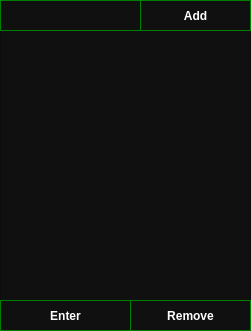
<?xml version="1.0" encoding="UTF-8"?>
<ui version="4.0">
 <class>mysubject</class>
 <widget class="QDialog" name="mysubject">
  <property name="geometry">
   <rect>
    <x>0</x>
    <y>0</y>
    <width>251</width>
    <height>331</height>
   </rect>
  </property>
  <property name="windowTitle">
   <string>Subject</string>
  </property>
  <property name="styleSheet">
   <string notr="true">QDialog {

 background: rgb(16, 16, 16); 
}
</string>
  </property>
  <widget class="QListWidget" name="listWidget">
   <property name="geometry">
    <rect>
     <x>0</x>
     <y>30</y>
     <width>251</width>
     <height>271</height>
    </rect>
   </property>
   <property name="styleSheet">
    <string notr="true">QListWidget {color:white;    
 
    background: rgb(16, 16, 16);
}</string>
   </property>
  </widget>
  <widget class="QLineEdit" name="lineEdit">
   <property name="geometry">
    <rect>
     <x>0</x>
     <y>0</y>
     <width>141</width>
     <height>31</height>
    </rect>
   </property>
   <property name="styleSheet">
    <string notr="true">QLineEdit {

	color:white;    
 
    background: rgb(16, 16, 16);

	border: 1px solid green;
   
}
</string>
   </property>
  </widget>
  <widget class="QPushButton" name="add_button">
   <property name="geometry">
    <rect>
     <x>140</x>
     <y>0</y>
     <width>111</width>
     <height>31</height>
    </rect>
   </property>
   <property name="font">
    <font>
     <bold>true</bold>
    </font>
   </property>
   <property name="styleSheet">
    <string notr="true">QPushButton {
 color:white;
 
background: rgb(16, 16, 16) ; 

border: 1px solid green;
}

QPushButton:hover {
	color:white;
     background-color: green;
    
}

</string>
   </property>
   <property name="text">
    <string>Add</string>
   </property>
  </widget>
  <widget class="QPushButton" name="enter_button">
   <property name="geometry">
    <rect>
     <x>0</x>
     <y>300</y>
     <width>131</width>
     <height>31</height>
    </rect>
   </property>
   <property name="font">
    <font>
     <bold>true</bold>
    </font>
   </property>
   <property name="styleSheet">
    <string notr="true">QPushButton {
 color:white;
 
background: rgb(16, 16, 16) ; 

border: 1px solid green;
}

QPushButton:hover {
	color:white;
     background-color: green;
    
}
</string>
   </property>
   <property name="text">
    <string>Enter</string>
   </property>
  </widget>
  <widget class="QPushButton" name="remove_button">
   <property name="geometry">
    <rect>
     <x>130</x>
     <y>300</y>
     <width>121</width>
     <height>31</height>
    </rect>
   </property>
   <property name="font">
    <font>
     <bold>true</bold>
    </font>
   </property>
   <property name="styleSheet">
    <string notr="true">QPushButton {
 color:white;
 
background: rgb(16, 16, 16) ; 

border: 1px solid green;
}

QPushButton:hover {
	color:white;
     background-color: green;
    
}
</string>
   </property>
   <property name="text">
    <string>Remove</string>
   </property>
  </widget>
 </widget>
 <resources/>
 <connections/>
</ui>
